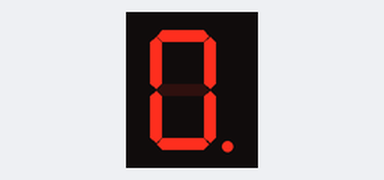
A sketch run on a simulated Arduino Uno, built with avr-gcc and run on an emulated ATmega328P. Parts: 1-digit seven-segment display. Wiring (inferred from the names in the program): 1-digit 7-segment display, segments lit when LOW: segments pin 3, pin 4, pin 5, pin 6, pin 7, pin 8, pin 9, pin 2. The segment pins are drawn as the display they are named for.

Above: at 0.45 s.

The sketch:

blink_dp_8.ino
```cpp
/*
 * Test del Display 7 Segmenti a Catodo Comune collegato su pin 2..9
 *
 * Collegando il display con un solo resistore da 330 ohm sul catodo comune,
 * questo sketch ti mostra come cambia la luminosità del puntino DP accendendo
 * prima solo lui e poi anche tutti gli altri led del display.
 *
 * Visualizza l'esperienza di laboratorio completa:
 * https://youtu.be/eWZZ-GNG15Y
 *
 */


#define  SEG_A   2
#define  SEG_B   3
#define  SEG_C   4
#define  SEG_D   5
#define  SEG_E   6
#define  SEG_F   7
#define  SEG_G   8
#define  SEG_DP  9


void setup()
{
  pinMode(SEG_A, OUTPUT);
  pinMode(SEG_B, OUTPUT);
  pinMode(SEG_C, OUTPUT);
  pinMode(SEG_D, OUTPUT);
  pinMode(SEG_E, OUTPUT);
  pinMode(SEG_F, OUTPUT);
  pinMode(SEG_G, OUTPUT);
  pinMode(SEG_DP, OUTPUT);
}

void loop()
{
  digitalWrite(SEG_A,  HIGH);
  digitalWrite(SEG_B,  HIGH);
  digitalWrite(SEG_C,  HIGH);
  digitalWrite(SEG_D,  HIGH);
  digitalWrite(SEG_E,  HIGH);
  digitalWrite(SEG_F,  HIGH);
  digitalWrite(SEG_G,  HIGH);
  digitalWrite(SEG_DP, HIGH);
  delay(300);

  digitalWrite(SEG_A,  LOW);
  digitalWrite(SEG_B,  LOW);
  digitalWrite(SEG_C,  LOW);
  digitalWrite(SEG_D,  LOW);
  digitalWrite(SEG_E,  LOW);
  digitalWrite(SEG_F,  LOW);
  digitalWrite(SEG_G,  LOW);
  digitalWrite(SEG_DP, HIGH);
  delay(300);
}
```
